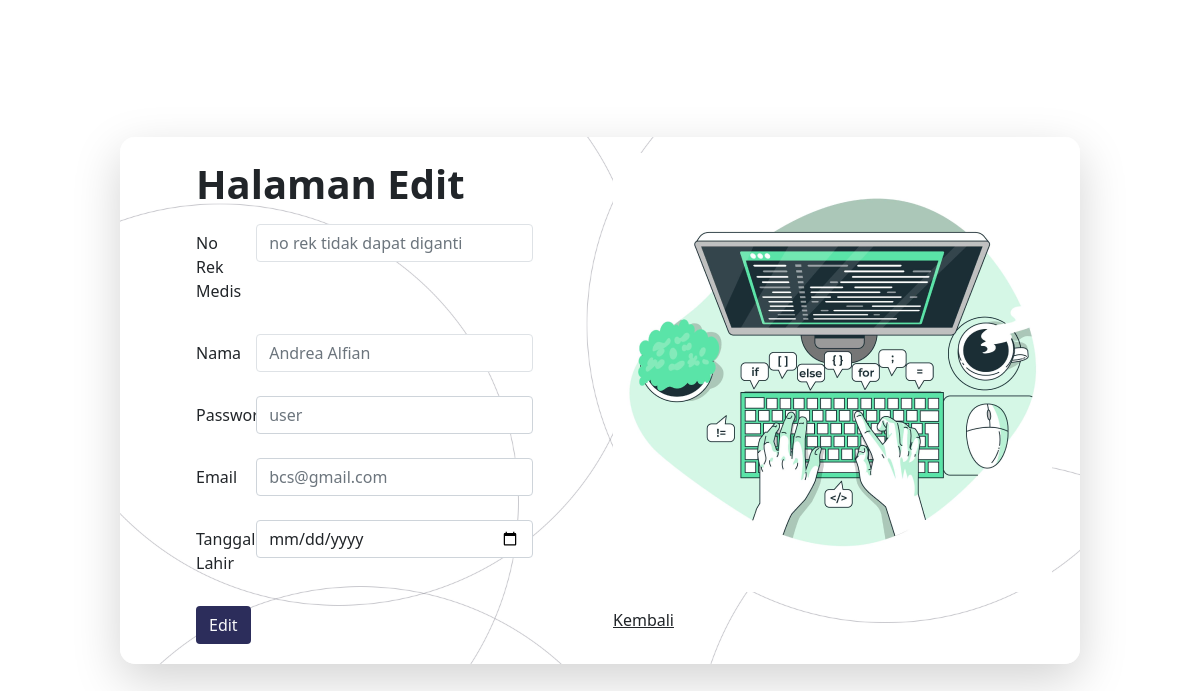
/admin/update.php?rek_medis=123220016&role=user (signed in), run on the app's committed database.
### tables this page shows
CREATE TABLE `user` (
  `rek_medis` int(5) NOT NULL,
  `password` varchar(50) NOT NULL,
  `nama_user` varchar(50) DEFAULT NULL,
  `email` varchar(50) DEFAULT NULL,
  `tanggal_lahir` date DEFAULT NULL,
  `foto` varchar(300) NOT NULL
);

### admin/update.php (the view, shortened to what this page needs)
<?php
include "../koneksi.php";
if (isset($_GET['rek_medis'])) {
    $getrek = $_GET['rek_medis'];
    $query = mysqli_query($connect, "SELECT * FROM user WHERE rek_medis='$getrek'");
    $data = mysqli_fetch_array($query);
    $cek = 5;
} else if (isset($_GET['id_dokter'])) {
    $id_dokter = $_GET['id_dokter'];
    $query = mysqli_query($connect, "SELECT * FROM dokter WHERE id_dokter='$id_dokter'");
    $data = mysqli_fetch_array($query);
    $cek = 6;
}
?>
<!DOCTYPE html>
<html lang="en">
  <?php include '../tmplt/headAd.php'; ?>
  <body class="overflow-x-hidden" style="height: 100vh;">
    <div class="container d-flex align-items-center justify-content-center" style="height: 100%;">
        <div id="daftar" class="row shadow-lg p-3 mx-auto d-flex align-items-center justify-content-center" style="border-radius: 15px; width: 80vw;background-image: url(../gambar/bg2.jpg); background-size: cover;">
            <div class="col ms-5">
                <h1 class="mb-3 mt-1"><b>Halaman Edit</b></h1>
                <form action="" method="post">
                    <div class="mb-4 row">
                        <label for="inputUsername" class="col-sm-2 col-form-label"><?=($cek <= 5)?"No Rek Medis":"Pengalaman"; ?></label>
                        <div class="col-sm-10">
                          <input type="number" class="form-control border border-none" name="<?=($cek <= 5)?"rek_medis":"pengalaman"; ?>" placeholder="<?= ($cek <= 5)? "no rek tidak dapat diganti": $data['pengalaman'];?>">
                        </div>
                      </div>
                    <div class="mb-4 row">
                        <label for="inputUsername" class="col-sm-2 col-form-label"><?="Nama"; ?></i></label>
                        <div class="col-sm-10">
                          <input type="text" class="form-control border border-none" name="nama" placeholder="<?=$data['nama_user'];?>">
                        </div>
                      </div>
                      <div class="mb-4 row">
                        <label for="inputEmail" class="col-sm-2 col-form-label"><?=($cek <= 5)?"Password":"Spesialis"; ?></label>
                        <div class="col-sm-10">
                          <input type="text" class="form-control" name="<?=($cek <= 5)?"password":"spesialis"; ?>" placeholder="<?=($cek <= 5)? $data['password']: $data['spesialis'];?>">
                        </div>
                      </div>
                      <div class="mb-4 row">
                        <label for="inputPassword" class="col-sm-2 col-form-label"><?=($cek <= 5)?"Email":"Deskripsi"; ?></label>
                        <div class="col-sm-10">
                          <input type="text" class="form-control" name="<?=($cek <= 5)?"email":"deskripsi"; ?>" placeholder="<?=($cek <= 5)? $data['email']: $data['deskripsi'];?>">
                        </div>
                      </div>
                      <div class="mb-4 row">
                        <label for="inputConfirm" class="col-sm-2 col-form-label"><?=($cek <= 5)?"Tanggal Lahir":"Ruang"; ?></label>
                        <div class="col-sm-10">
                          <input type="date" class="form-control" name="<?=($cek <= 5)?"tgl":"ruang"; ?>" placeholder="<?=($cek <= 5)? $data['tanggal_lahir']: $data['ruangan'];?>">
                        </div>
                      </div>
                      <button type="submit" name="<?=($cek <= 5)?"user":"dokter"; ?>" class="btn bg-dark text-light">Edit</button>
                </form>
            </div>
            <div class="col ms-2">
                <img src="../gambar/mss.png" class="ms-5" alt="" srcset="">
                <p class="mt-3"><a class="link-underline-dark mt-5 ms-5 text-dark text-center" href="idxAdmin.php">Kembali</a></p>
            </div>
    </div>
    </div>
  </body>
</html>

### style.css (style rules this page uses)
.bg-dark { background-color: #2C2D5B !important; }

### data on the page
user: nama "Andrea Alfian", password "user", email "bcs@gmail.com"
